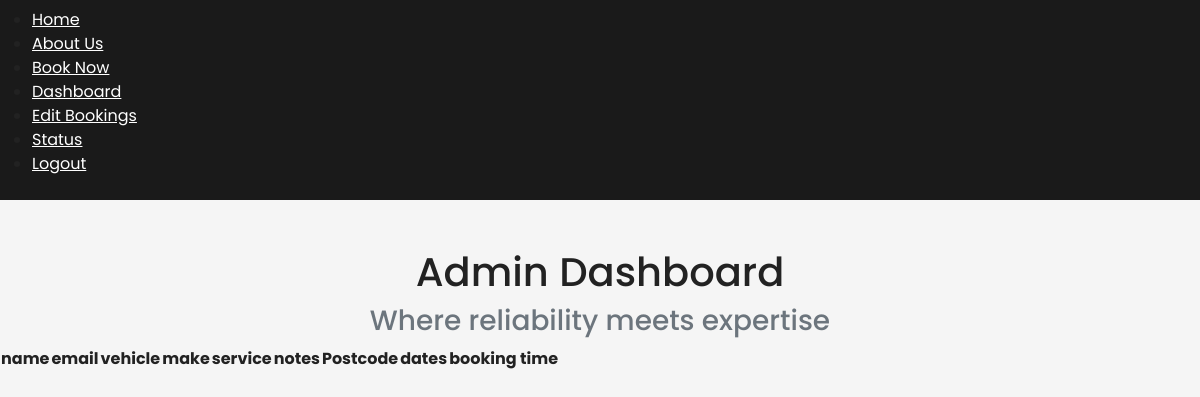
The app's page /admin/dashboard (signed in), older data.
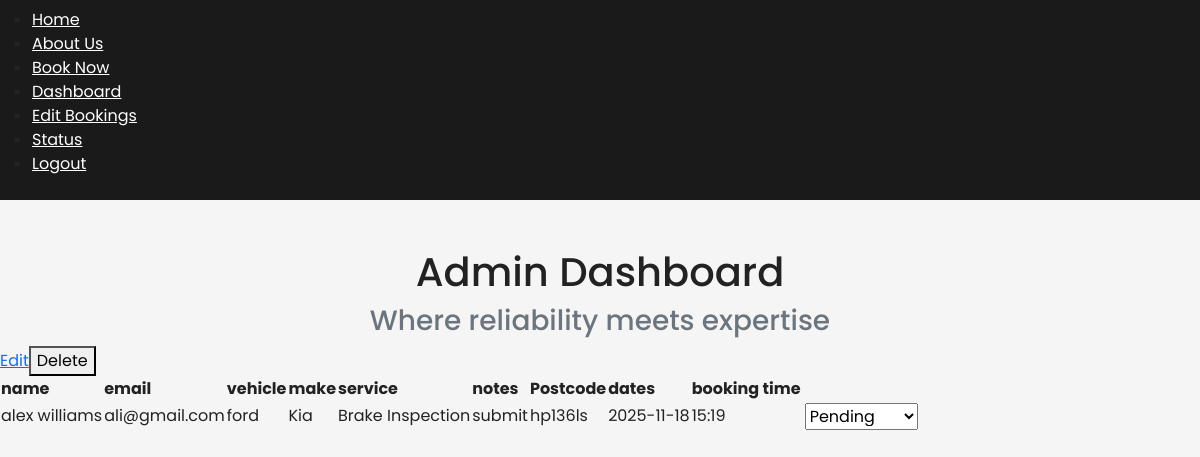
The same page, newer data.
### tables this page shows
CREATE TABLE bookings (
        id INTEGER PRIMARY KEY AUTOINCREMENT,
        name TEXT NOT NULL,
        email TEXT NOT NULL,
        vehicle TEXT NOT NULL,
        make TEXT NOT NULL,
        service TEXT NOT NULL,
        notes TEXT,
        date TEXT NOT NULL,
        booking_time TEXT NOT NULL,
        postcode TEXT,
        branch TEXT,
        status TEXT DEFAULT 'PENDING'
    );

### app.py (the view)
@app.route("/admin/dashboard")
def dashboard():
    if not session.get("admin_logged_in"):
        flash("Please login first.", "warning")
        return redirect(url_for("login"))
    conn = sqlite3.connect("database.db")
    conn.row_factory = sqlite3.Row
    c = conn.cursor()
    c.execute("SELECT * FROM bookings")
    bookings = c.fetchall()
    conn.close()
    return render_template("dashboard.html", bookings=bookings)

### templates/dashboard.html (shortened to what this page needs)
<!DOCTYPE html>
<html lang="en">
<head>
  <link href="https://cdn.jsdelivr.net/npm/bootstrap@5.3.8/dist/css/bootstrap.min.css"
        rel="stylesheet"
>
</head>
<body>
 <nav class="navbar">
  <ul>
    <li><a href="{{ url_for('home') }}">Home</a></li>
    <li><a href="{{ url_for('about') }}">About Us</a></li>
    <li><a href="{{ url_for('book') }}">Book Now</a></li>
    {% if session.get('admin_logged_in') %}
      <li><a href="{{ url_for('dashboard') }}">Dashboard</a></li>
      <li><a href="{{ url_for('dashboard') }}">Edit Bookings</a></li>
      <li><a href="{{ url_for('dashboard') }}#status">Status</a></li>
      <li><a href="{{ url_for('logout') }}">Logout</a></li>
    {% else %}
      <li><a href="{{ url_for('login') }}">Admin Login</a></li>
    {% endif %}
  </ul>
</nav>
  <div class="container text-center mt-5 header-text">
    <h1>Admin Dashboard</h1>
    <h3 class="text-secondary">Where reliability meets expertise</h3>
  </div>
  <table>
  <thead>
    <tr>
      <th>name</th>
      <th>email</th>
      <th>vehicle</th>
      <th>make</th>
      <th>service</th>
     <th>notes</th>
     <th>Postcode</th>
      <th>dates</th>
      <th>booking time</th>
    </tr>
  </thead>
  <tbody>
    {% for booking in bookings %}
    <tr>
      <td>{{ booking.name }}</td>
      <td>{{ booking.email }}</td>
      <td>{{ booking.vehicle }}</td>
      <td>{{ booking.make }}</td>
      <td>{{ booking.service }}</td>
      <td>{{ booking.notes }}</td>
      <td>{{ booking['postcode'] }}</td>
      <td>{{ booking.date }}</td>
      <td>{{ booking.booking_time }}</td>
      <td>
     <td>
  <form action="/admin/update-status/{{ booking['id'] }}" method="POST">
    <select name="status" onchange="this.form.submit()">
      <option value="Pending" {% if booking['status']=='Pending' %}selected{% endif %}>Pending</option>
    </select>
  </form>
</td>
       <a href="{{ url_for('edit_booking', id=booking['id']) }}">Edit</a>
        <form action="/admin/delete/{{ booking.id }}" method="POST" style="display:inline">
         <button type="submit">Delete</button>
        </form>
      </td>
    </tr>
    {% endfor %}
  </tbody>
</table>

### templates/dashboard.html (style rules this page uses)
body { font-family: 'Poppins', sans-serif; background-color: #F5F5F5; color: #222; margin: 0; padding: 0; }
.navbar { background-color: #1A1A1A; }
.navbar a { color: white !important; margin-right: 20px; }
.header-text { text-align: center; margin-top: 40px; }

Row changes from the older to the newer data that the page shows:
added bookings: name "alex williams", email "ali@gmail.com", vehicle "ford", make "Kia", service "Brake Inspection", notes "submit", postcode "hp136ls", date "2025-11-18", booking_time "15:19"
